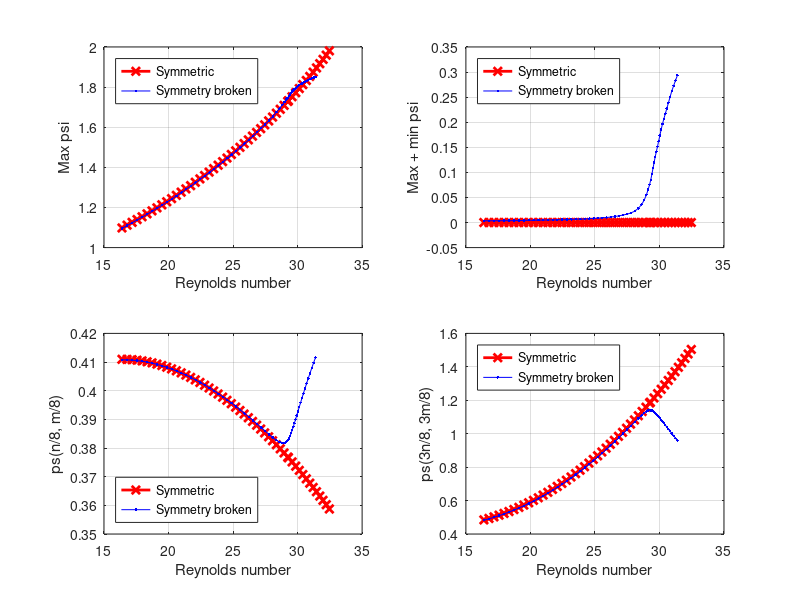

This figure's MATLAB source:
function bifurcation_diagram()

  names = {'typ', 'Re', 'Max psi', 'Min psi', 'Max + min psi', 'ps(n/8, m/8)', 'ps(3n/8, 3m/8)'};

  broken_symmetry = [
    % *  typ   par( 5)    max psi     min psi    max + min psi    ps(n/8,m/8)    ps(3n/8,3m/8)
    0  0.163937E+02   0.109600E+01  -0.109253E+01   0.347384E-02   0.410772E+00   0.482165E+00;
    0  0.167866E+02   0.110988E+01  -0.110638E+01   0.350392E-02   0.410755E+00   0.490724E+00;
    0  0.171784E+02   0.112382E+01  -0.112027E+01   0.354551E-02   0.410664E+00   0.499930E+00;
    0  0.175688E+02   0.113782E+01  -0.113422E+01   0.359917E-02   0.410503E+00   0.509793E+00;
    0  0.179578E+02   0.115187E+01  -0.114821E+01   0.366550E-02   0.410273E+00   0.520321E+00;
    0  0.183450E+02   0.116629E+01  -0.116261E+01   0.368130E-02   0.409975E+00   0.531521E+00;
    0  0.187304E+02   0.118117E+01  -0.117740E+01   0.377709E-02   0.409611E+00   0.543395E+00;
    0  0.191138E+02   0.119612E+01  -0.119223E+01   0.388743E-02   0.409185E+00   0.555943E+00;
    0  0.194950E+02   0.121133E+01  -0.120712E+01   0.420495E-02   0.408697E+00   0.569162E+00;
    0  0.198740E+02   0.122671E+01  -0.122224E+01   0.447066E-02   0.408151E+00   0.583047E+00;
    0  0.202507E+02   0.124239E+01  -0.123786E+01   0.452730E-02   0.407548E+00   0.597590E+00;
    0  0.206249E+02   0.125859E+01  -0.125391E+01   0.468297E-02   0.406891E+00   0.612782E+00;
    0  0.209966E+02   0.127481E+01  -0.126996E+01   0.485516E-02   0.406183E+00   0.628612E+00;
    0  0.213656E+02   0.129106E+01  -0.128601E+01   0.504512E-02   0.405425E+00   0.645065E+00;
    0  0.217320E+02   0.130732E+01  -0.130207E+01   0.525433E-02   0.404620E+00   0.662126E+00;
    0  0.220957E+02   0.132378E+01  -0.131840E+01   0.537505E-02   0.403771E+00   0.679779E+00;
    0  0.224565E+02   0.134087E+01  -0.133524E+01   0.562759E-02   0.402878E+00   0.698005E+00;
    0  0.228145E+02   0.135798E+01  -0.135207E+01   0.590574E-02   0.401945E+00   0.716784E+00;
    0  0.231695E+02   0.137511E+01  -0.136890E+01   0.621266E-02   0.400974E+00   0.736096E+00;
    0  0.235215E+02   0.139227E+01  -0.138572E+01   0.655221E-02   0.399966E+00   0.755919E+00;
    0  0.238704E+02   0.140949E+01  -0.140272E+01   0.677102E-02   0.398924E+00   0.776231E+00;
    0  0.242162E+02   0.142747E+01  -0.142029E+01   0.718646E-02   0.397849E+00   0.797007E+00;
    0  0.245589E+02   0.144548E+01  -0.143783E+01   0.765199E-02   0.396745E+00   0.818225E+00;
    0  0.248983E+02   0.146353E+01  -0.145536E+01   0.817694E-02   0.395612E+00   0.839859E+00;
    0  0.252344E+02   0.148163E+01  -0.147286E+01   0.877333E-02   0.394454E+00   0.861882E+00;
    0  0.255672E+02   0.149978E+01  -0.149032E+01   0.945691E-02   0.393273E+00   0.884266E+00;
    0  0.258965E+02   0.151842E+01  -0.150843E+01   0.998582E-02   0.392072E+00   0.906982E+00;
    0  0.262223E+02   0.153740E+01  -0.152651E+01   0.108961E-01   0.390854E+00   0.929995E+00;
    0  0.265445E+02   0.155646E+01  -0.154448E+01   0.119786E-01   0.389625E+00   0.953264E+00;
    0  0.268627E+02   0.157561E+01  -0.156232E+01   0.132883E-01   0.388389E+00   0.976737E+00;
    0  0.271768E+02   0.159485E+01  -0.157995E+01   0.149056E-01   0.387156E+00   0.100034E+01;
    0  0.274859E+02   0.161420E+01  -0.159754E+01   0.166528E-01   0.385940E+00   0.102394E+01;
    0  0.277888E+02   0.163404E+01  -0.161501E+01   0.190336E-01   0.384762E+00   0.104735E+01;
    0  0.280824E+02   0.165425E+01  -0.163153E+01   0.227219E-01   0.383663E+00   0.107012E+01;
    0  0.283603E+02   0.167465E+01  -0.164637E+01   0.282819E-01   0.382715E+00   0.109146E+01;
    0  0.286107E+02   0.169405E+01  -0.165836E+01   0.356820E-01   0.382024E+00   0.110994E+01;
    0  0.288205E+02   0.171129E+01  -0.166638E+01   0.449034E-01   0.381691E+00   0.112400E+01;
    0  0.289870E+02   0.172568E+01  -0.167030E+01   0.553846E-01   0.381727E+00   0.113317E+01;
    0  0.291194E+02   0.173744E+01  -0.167179E+01   0.656481E-01   0.382064E+00   0.113820E+01;
    0  0.292295E+02   0.174712E+01  -0.167176E+01   0.753655E-01   0.382627E+00   0.114014E+01;
    0  0.293260E+02   0.175528E+01  -0.167001E+01   0.852681E-01   0.383359E+00   0.113980E+01;
    0  0.294149E+02   0.176371E+01  -0.166698E+01   0.967225E-01   0.384225E+00   0.113771E+01;
    0  0.295000E+02   0.177118E+01  -0.166296E+01   0.108221E+00   0.385203E+00   0.113423E+01;
    0  0.295838E+02   0.177785E+01  -0.165811E+01   0.119744E+00   0.386276E+00   0.112957E+01;
    0  0.296681E+02   0.178385E+01  -0.165279E+01   0.131054E+00   0.387435E+00   0.112391E+01;
    0  0.297539E+02   0.178924E+01  -0.164816E+01   0.141082E+00   0.388671E+00   0.111735E+01;
    0  0.298423E+02   0.179409E+01  -0.164297E+01   0.151122E+00   0.389977E+00   0.110997E+01;
    0  0.299338E+02   0.179932E+01  -0.163727E+01   0.162042E+00   0.391348E+00   0.110185E+01;
    0  0.300289E+02   0.180469E+01  -0.163111E+01   0.173579E+00   0.392781E+00   0.109302E+01;
    0  0.301281E+02   0.180964E+01  -0.162452E+01   0.185122E+00   0.394270E+00   0.108354E+01;
    0  0.302317E+02   0.181418E+01  -0.161760E+01   0.196572E+00   0.395814E+00   0.107342E+01;
    0  0.303398E+02   0.181836E+01  -0.161171E+01   0.206655E+00   0.397408E+00   0.106272E+01;
    0  0.304529E+02   0.182247E+01  -0.160543E+01   0.217042E+00   0.399049E+00   0.105144E+01;
    0  0.305709E+02   0.182623E+01  -0.159878E+01   0.227456E+00   0.400735E+00   0.103962E+01;
    0  0.306941E+02   0.183059E+01  -0.159178E+01   0.238814E+00   0.402462E+00   0.102728E+01;
    0  0.308227E+02   0.183511E+01  -0.158445E+01   0.250667E+00   0.404228E+00   0.101444E+01;
    0  0.309568E+02   0.183933E+01  -0.157703E+01   0.262297E+00   0.406031E+00   0.100112E+01;
    0  0.310965E+02   0.184325E+01  -0.157051E+01   0.272738E+00   0.407867E+00   0.987342E+00;
    0  0.312419E+02   0.184689E+01  -0.156367E+01   0.283220E+00   0.409735E+00   0.973127E+00;
    0  0.313932E+02   0.185025E+01  -0.155651E+01   0.293736E+00   0.411630E+00   0.958495E+00;
  ];

  symmetric = [
    0  0.163925E+02   0.109788E+01  -0.109788E+01  -0.222045E-15   0.410954E+00   0.484386E+00;
    0  0.167841E+02   0.111177E+01  -0.111177E+01   0.666134E-14   0.410923E+00   0.493089E+00;
    0  0.171746E+02   0.112572E+01  -0.112572E+01   0.621725E-14   0.410820E+00   0.502440E+00;
    0  0.175638E+02   0.113972E+01  -0.113972E+01   0.122125E-13   0.410647E+00   0.512452E+00;
    0  0.179514E+02   0.115377E+01  -0.115377E+01   0.000000E+00   0.410404E+00   0.523132E+00;
    0  0.183373E+02   0.116835E+01  -0.116835E+01   0.155431E-14   0.410094E+00   0.534484E+00;
    0  0.187213E+02   0.118321E+01  -0.118321E+01  -0.355271E-14   0.409719E+00   0.546511E+00;
    0  0.191034E+02   0.119813E+01  -0.119813E+01  -0.266454E-14   0.409280E+00   0.559213E+00;
    0  0.194832E+02   0.121310E+01  -0.121310E+01  -0.199840E-14   0.408781E+00   0.572587E+00;
    0  0.198609E+02   0.122842E+01  -0.122842E+01  -0.976996E-14   0.408223E+00   0.586626E+00;
    0  0.202361E+02   0.124424E+01  -0.124424E+01   0.732747E-14   0.407609E+00   0.601324E+00;
    0  0.206090E+02   0.126038E+01  -0.126038E+01   0.688338E-14   0.406941E+00   0.616670E+00;
    0  0.209793E+02   0.127654E+01  -0.127654E+01   0.137668E-13   0.406221E+00   0.632653E+00;
    0  0.213469E+02   0.129271E+01  -0.129271E+01  -0.113243E-13   0.405452E+00   0.649258E+00;
    0  0.217119E+02   0.130888E+01  -0.130888E+01  -0.377476E-14   0.404635E+00   0.666471E+00;
    0  0.220742E+02   0.132545E+01  -0.132545E+01  -0.244249E-14   0.403772E+00   0.684275E+00;
    0  0.224336E+02   0.134243E+01  -0.134243E+01  -0.377476E-14   0.402867E+00   0.702650E+00;
    0  0.227902E+02   0.135942E+01  -0.135942E+01  -0.199840E-14   0.401920E+00   0.721580E+00;
    0  0.231438E+02   0.137642E+01  -0.137642E+01  -0.532907E-14   0.400934E+00   0.741042E+00;
    0  0.234944E+02   0.139343E+01  -0.139343E+01   0.222045E-14   0.399911E+00   0.761017E+00;
    0  0.238420E+02   0.141071E+01  -0.141071E+01  -0.377476E-14   0.398851E+00   0.781482E+00;
    0  0.241865E+02   0.142851E+01  -0.142851E+01   0.666134E-15   0.397758E+00   0.802417E+00;
    0  0.245278E+02   0.144632E+01  -0.144632E+01  -0.421885E-14   0.396632E+00   0.823799E+00;
    0  0.248659E+02   0.146414E+01  -0.146414E+01  -0.128786E-13   0.395475E+00   0.845605E+00;
    0  0.252007E+02   0.148197E+01  -0.148197E+01  -0.131006E-13   0.394289E+00   0.867813E+00;
    0  0.255323E+02   0.149982E+01  -0.149982E+01  -0.666134E-15   0.393075E+00   0.890402E+00;
    0  0.258605E+02   0.151839E+01  -0.151839E+01   0.000000E+00   0.391835E+00   0.913348E+00;
    0  0.261853E+02   0.153700E+01  -0.153700E+01  -0.666134E-15   0.390570E+00   0.936632E+00;
    0  0.265068E+02   0.155562E+01  -0.155562E+01  -0.111022E-14   0.389282E+00   0.960231E+00;
    0  0.268248E+02   0.157426E+01  -0.157426E+01   0.266454E-14   0.387972E+00   0.984126E+00;
    0  0.271393E+02   0.159291E+01  -0.159291E+01  -0.599520E-14   0.386640E+00   0.100830E+01;
    0  0.274503E+02   0.161181E+01  -0.161181E+01   0.155431E-14   0.385290E+00   0.103272E+01;
    0  0.277577E+02   0.163120E+01  -0.163120E+01  -0.488498E-14   0.383921E+00   0.105739E+01;
    0  0.280616E+02   0.165060E+01  -0.165060E+01   0.173195E-13   0.382535E+00   0.108227E+01;
    0  0.283619E+02   0.167002E+01  -0.167002E+01  -0.177636E-14   0.381133E+00   0.110736E+01;
    0  0.286586E+02   0.168947E+01  -0.168947E+01  -0.384137E-13   0.379717E+00   0.113264E+01;
    0  0.289517E+02   0.170893E+01  -0.170893E+01   0.557332E-13   0.378287E+00   0.115809E+01;
    0  0.292411E+02   0.172862E+01  -0.172862E+01   0.424105E-13   0.376845E+00   0.118369E+01;
    % 4  0.290000E+02   0.171216E+01  -0.171216E+01  -0.295131E-10   0.378048E+00   0.116233E+01;
    0  0.292888E+02   0.173197E+01  -0.173197E+01  -0.255465E-10   0.376604E+00   0.118796E+01;
    0  0.295739E+02   0.175214E+01  -0.175214E+01   0.224265E-12   0.375150E+00   0.121374E+01;
    0  0.298554E+02   0.177233E+01  -0.177233E+01   0.122347E-12   0.373685E+00   0.123965E+01;
    0  0.301331E+02   0.179253E+01  -0.179253E+01  -0.197620E-13   0.372212E+00   0.126568E+01;
    0  0.304071E+02   0.181276E+01  -0.181276E+01  -0.113243E-13   0.370731E+00   0.129182E+01;
    0  0.306774E+02   0.183300E+01  -0.183300E+01   0.222045E-14   0.369243E+00   0.131806E+01;
    0  0.309440E+02   0.185335E+01  -0.185335E+01   0.162093E-13   0.367750E+00   0.134439E+01;
    0  0.312069E+02   0.187442E+01  -0.187442E+01  -0.142109E-13   0.366253E+00   0.137081E+01;
    0  0.314660E+02   0.189565E+01  -0.189565E+01   0.821565E-14   0.364752E+00   0.139730E+01;
    0  0.317213E+02   0.191690E+01  -0.191690E+01   0.122125E-13   0.363248E+00   0.142387E+01;
    0  0.319730E+02   0.193817E+01  -0.193817E+01   0.146549E-13   0.361743E+00   0.145050E+01;
    0  0.322209E+02   0.195946E+01  -0.195946E+01  -0.355271E-14   0.360238E+00   0.147718E+01;
    0  0.324650E+02   0.198077E+01  -0.198077E+01   0.244249E-14   0.358733E+00   0.150392E+01;
  ];

  subplot(2, 2, 1)
  plot(symmetric(:, 2), symmetric(:, 3), 'rx-', 'LineWidth', 2); hold on;
  plot(broken_symmetry(:, 2), broken_symmetry(:, 3), 'b.-'); hold off;
  grid on
  legend('Symmetric', 'Symmetry broken', 'Location','northwest')
  xlabel('Reynolds number')
  ylabel(names(3))

  subplot(2, 2, 2)
  plot(symmetric(:, 2), symmetric(:, 5), 'rx-', 'LineWidth', 2); hold on;
  plot(broken_symmetry(:, 2), broken_symmetry(:, 5), 'b.-'); hold off;
  grid on
  legend('Symmetric', 'Symmetry broken', 'Location','northwest')
  xlabel('Reynolds number')
  ylabel(names(5))

  subplot(2, 2, 3)
  plot(symmetric(:, 2), symmetric(:, 6), 'rx-', 'LineWidth', 2); hold on;
  plot(broken_symmetry(:, 2), broken_symmetry(:, 6), 'b.-'); hold off;
  grid on
  legend('Symmetric', 'Symmetry broken', 'Location','southwest')
  xlabel('Reynolds number')
  ylabel(names(6))

  subplot(2, 2, 4)
  plot(symmetric(:, 2), symmetric(:, 7), 'rx-', 'LineWidth', 2); hold on;
  plot(broken_symmetry(:, 2), broken_symmetry(:, 7), 'b.-'); hold off;
  grid on
  legend('Symmetric', 'Symmetry broken', 'Location','northwest')
  xlabel('Reynolds number')
  ylabel(names(7))
end